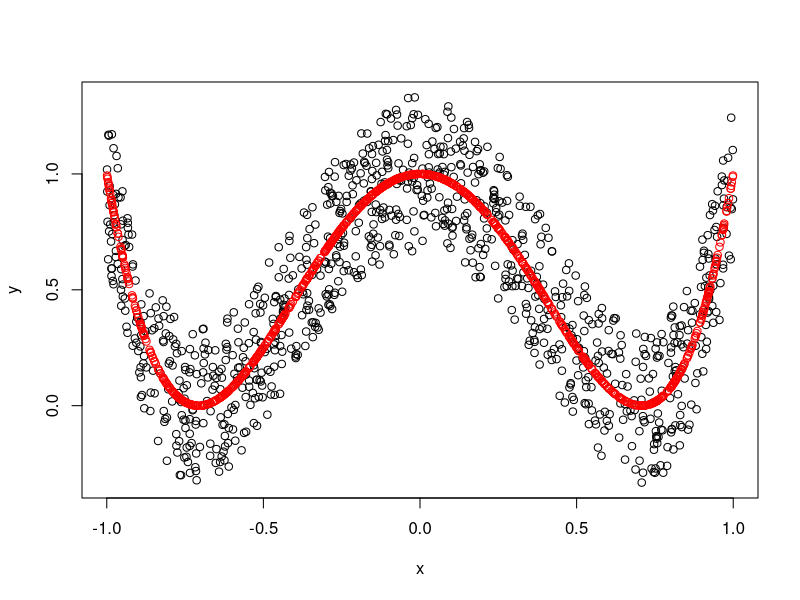
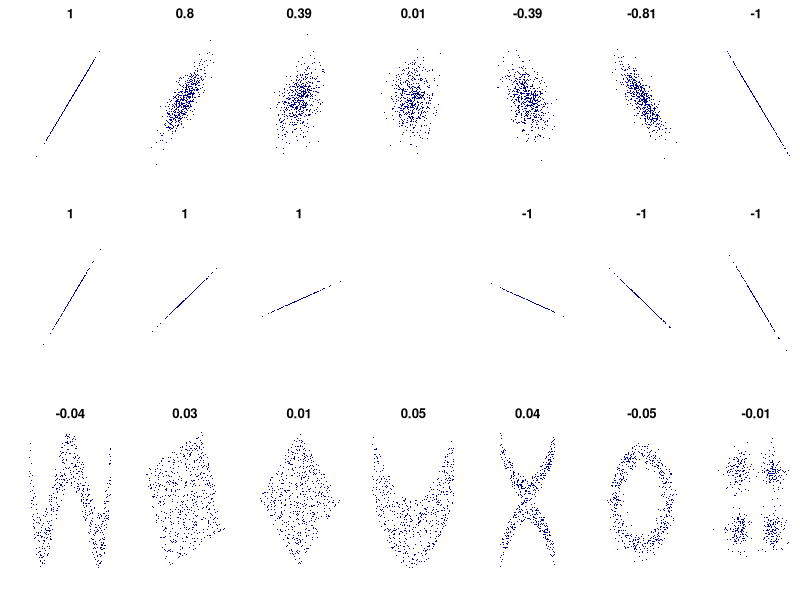

These figures' R source, in order:
# Title: An example of the correlation of x and y for various distributions of (x,y) pairs
# Tags: Mathematics; Statistics; Correlation
# Author: Denis Boigelot
# Packets needed : mvtnorm (rmvnorm), RSVGTipsDevice (devSVGTips)
# How to use: output()
# 
# This is an translated version in R of an Matematica 6 code by Imagecreator.

library(mvtnorm)


# xy=cbind(x,y)
MyPlot <- function(xy, xlim = c(-4, 4), ylim = c(-4, 4), eps = 1e-15) {
    title = round(cor(xy[,1], xy[,2]), 2)
    if (sd(xy[,2]) < eps) title = "" # corr. coeff. is undefined
    plot(xy, main = title, xlab = "", ylab = "",  col = "darkblue", 
         pch = 16, cex = 0.2, xaxt = "n", yaxt = "n", bty = "n", 
         xlim = xlim, ylim = ylim)
}


MvNormal <- function(n = 1000, cor = 0.8) {
    for (i in cor) {
        sd = matrix(c(1, i, i, 1), ncol = 2)
        x = rmvnorm(n, c(0, 0), sd)
        MyPlot(x)
    }
}


rotation <- function(t, X){
    return(X %*% matrix(c(cos(t), sin(t), -sin(t), cos(t)), ncol = 2))
}


RotNormal <- function(n = 1000, t = pi/2) {
    sd = matrix(c(1, 1, 1, 1), ncol = 2)
    x = rmvnorm(n, c(0, 0), sd)
    for (i in t)
        MyPlot(rotation(i, x))
}


n = 1000
x = runif(n, -1, 1)
y = 4 * (x^2 - 1/2)^2 + runif(n, -1, 1)/3
par(mfrow = c(1, 1))
xy <- cbind(x,y)
cor(xy[,1], xy[,2])
plot(xy)
fx <- 4 * (x^2 - 1/2)^2
points(x,fx,col="red")
cor(y,fx)


Others <- function(n = 1000) {
    x = runif(n, -1, 1)
    y = 4 * (x^2 - 1/2)^2 + runif(n, -1, 1)/3
    MyPlot(cbind(x,y), xlim = c(-1, 1), ylim = c(-1/3, 1+1/3))
    
    y = runif(n, -1, 1)
    xy = rotation(-pi/8, cbind(x,y))
    lim = sqrt(2+sqrt(2)) / sqrt(2)
    MyPlot(xy, xlim = c(-lim, lim), ylim = c(-lim, lim))
    
    xy = rotation(-pi/8, xy)
    MyPlot(xy, xlim = c(-sqrt(2), sqrt(2)), ylim = c(-sqrt(2), sqrt(2)))
    
    y = 2*x^2 + runif(n, -1, 1)
    MyPlot(cbind(x,y), xlim = c(-1, 1), ylim = c(-1, 3))
    
    y = (x^2 + runif(n, 0, 1/2)) * sample(seq(-1, 1, 2), n, replace = TRUE)
    MyPlot(cbind(x,y), xlim = c(-1.5, 1.5), ylim = c(-1.5, 1.5))
    
    y = cos(x*pi) + rnorm(n, 0, 1/8)
    x = sin(x*pi) + rnorm(n, 0, 1/8)
    MyPlot(cbind(x,y), xlim = c(-1.5, 1.5), ylim = c(-1.5, 1.5))
    
    xy1 = rmvnorm(n/4, c(3, 3))
    xy2 = rmvnorm(n/4, c(-3, 3))
    xy3 = rmvnorm(n/4, c(-3, -3))
    xy4 = rmvnorm(n/4, c(3, -3))
    MyPlot(rbind(xy1, xy2, xy3, xy4), xlim = c(-3-4, 3+4), ylim = c(-3-4, 3+4))
}


output <- function() {
    jpeg(filename = "cor_pict.jpg", width = 1500, height = 800, units="px")
    par(mfrow = c(3, 7), oma = c(0,0,0,0), mar=c(2,2,2,0))
    MvNormal(800, c(1.0, 0.8, 0.4, 0.0, -0.4, -0.8, -1.0));
    RotNormal(200, c(0, pi/12, pi/6, pi/4, pi/2-pi/6, pi/2-pi/12, pi/2));
    Others(800)
    dev.off()  # close the figure
}


output()


